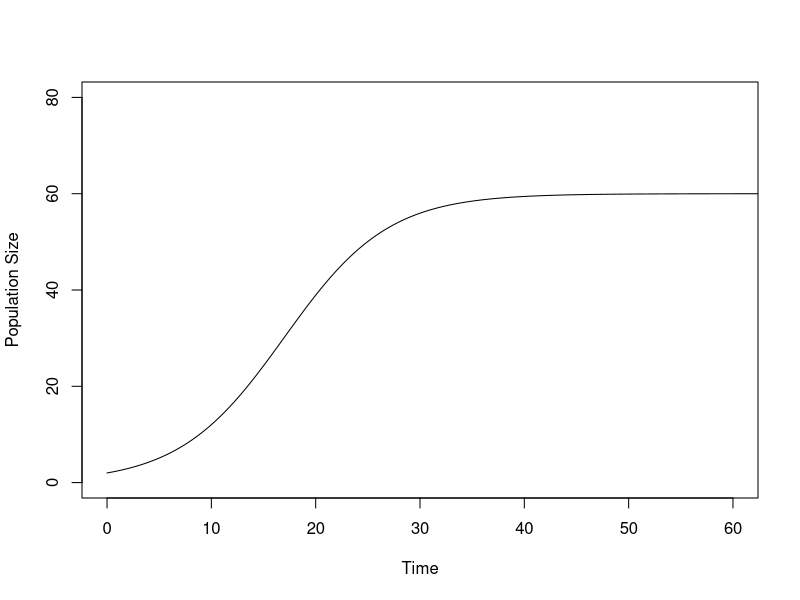

Here is the R script that generated this plot:
# Constants
grow_rate <- 0.2
dt <- 0.1
K <- 60
iter <- round(1000/dt)

# Preallocation
x <- array(-9999, dim = iter)
y <- x
t <- x

# Initial conditions
t[1] <- 0
x[1] <- 2 #initial pop

#Actual calculations
for (i in 2:iter) {
  t[i] <- t[(i-1)] + dt
  x[i] <- x[(i-1)]+dt*(grow_rate*x[(i-1)]*(K-x[(i-1)])/K)
}

plot(t,x, type = "l", ylab = "Population Size", xlab = "Time", ylim = c(0,80), xlim = c(0,60))

